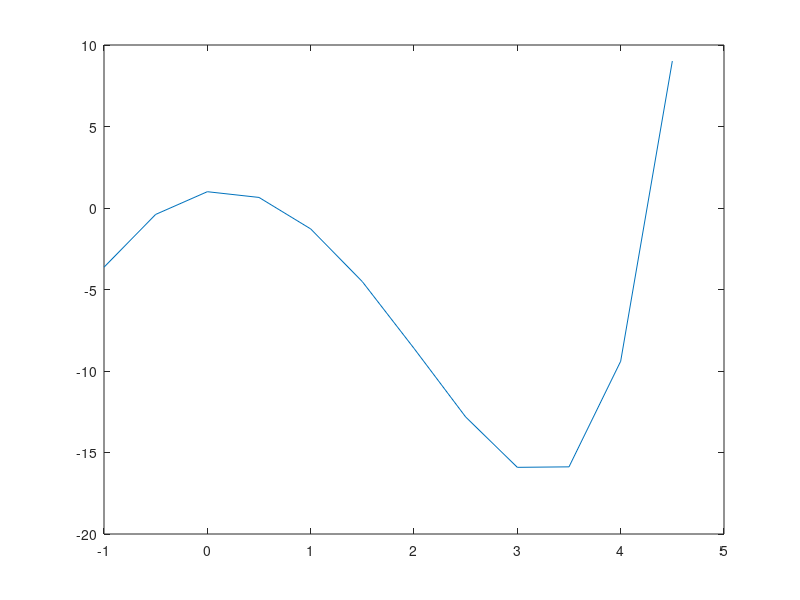
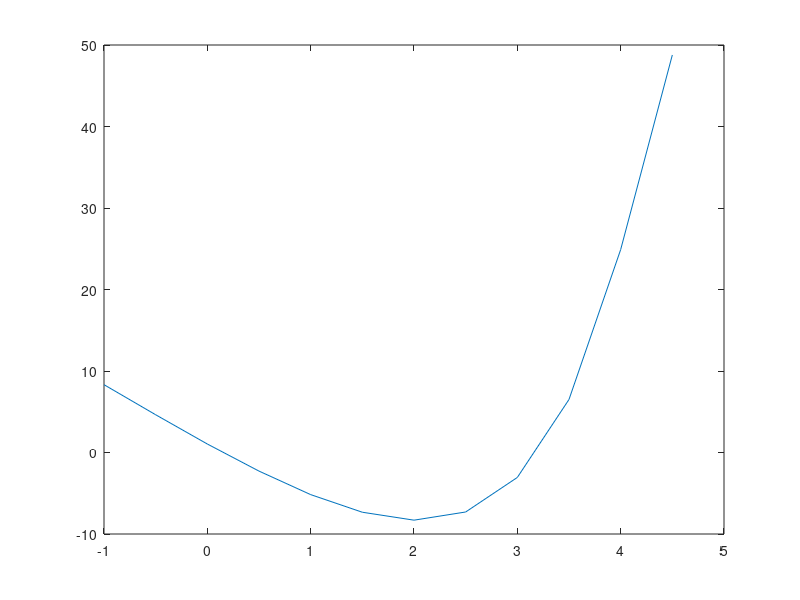
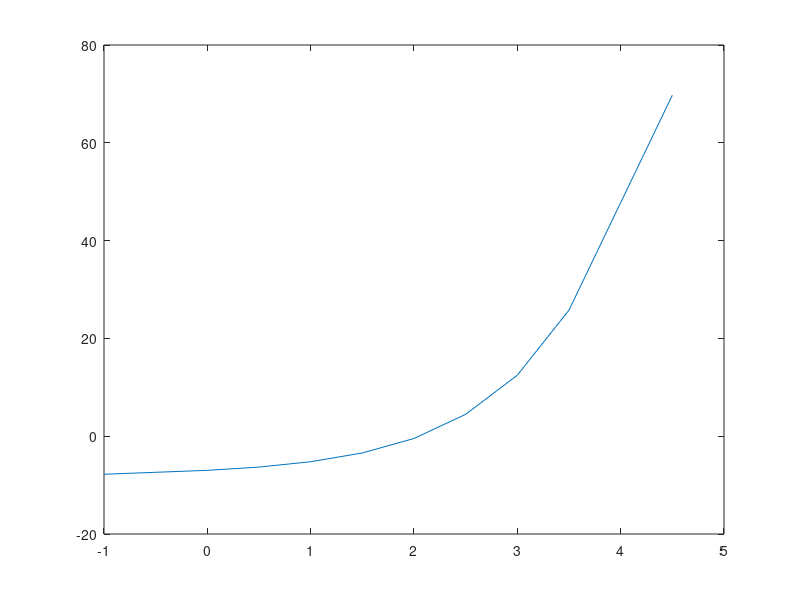

MATLAB code to generate these figures, in order:
%My way of creating the vectors that I will use

x = [-1 -0.5 0 0.5 1 1.5 2 2.5 3 3.5 4 4.5];
y = [-3.632 -0.3935 1 0.6487 -1.282 -4.518 -8.611 -12.82 -15.91 -15.88 -9.402 9.017];


function [yd,ydd] = FrstScndDerivPt(x,y)

%I figured I have to use a for loop to get the first and second derevative
n = length(x);
h = (x(2)-x(1));
for i=1:n

    if i == 1
        yd(i) = (-3*y(i)+4*y(i+1)-y(i+2))/(2*h);
    elseif i == n
        yd(i) = (y(i-2)-4*y(i-1)+3*y(i))/(2*h);
    else
        
        yd(i) = (y(i+1)-y(i-1))/(2*h);
    
    end
    
end

for i=1:n
    if i == 1
        
        ydd(i) = (2*y(i)-5*y(i+1)+4*y(i+2)-y(i+3))/(h^2);
        
    elseif i == n
        
        ydd(i) = (-y(i-3)+4*y(i-2)-5*y(i-1)+2*y(i))/(h^2);
        
    else
        ydd(i) = (y(i+1)-2*y(i)+y(i-1))/(h^2);
    
    end
    
end
    figure
    plot(x, y)
    figure
    plot(x, yd)
    figure
    plot(x, ydd)
end

[yd,ydd] = FrstScndDerivPt(x,y)
